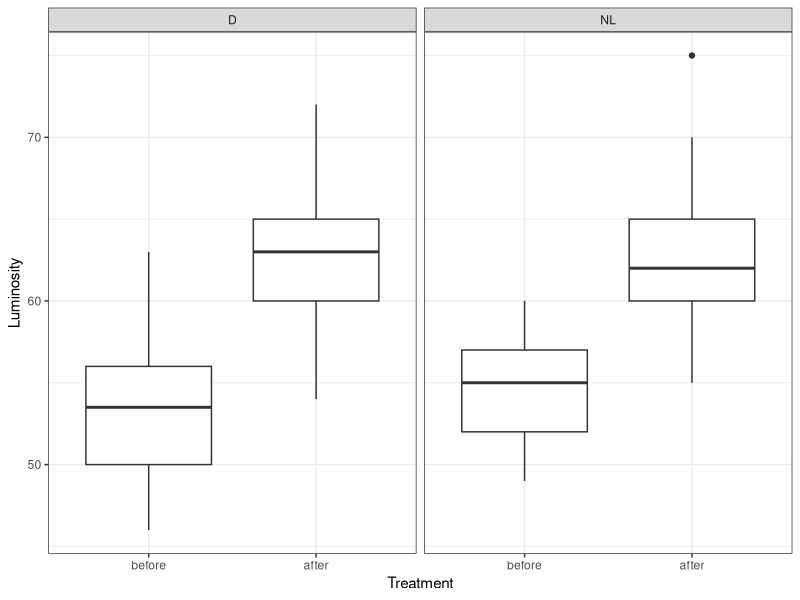
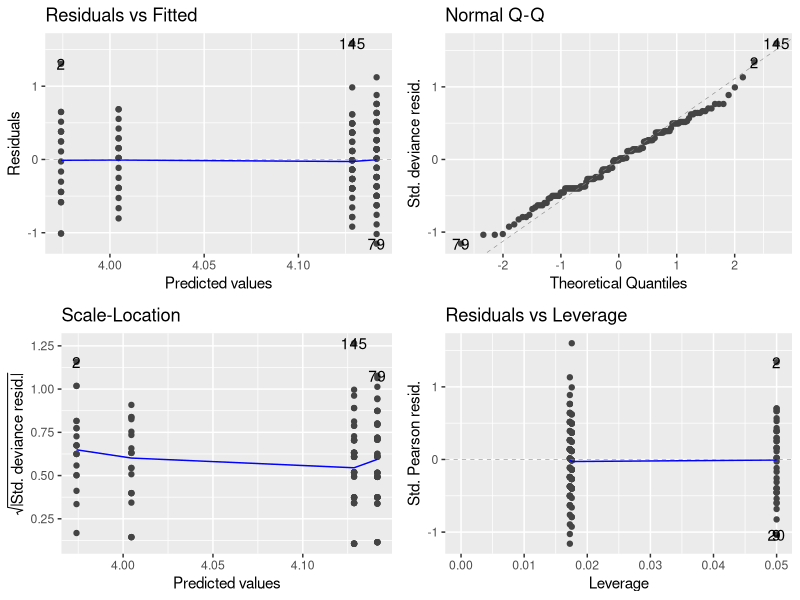
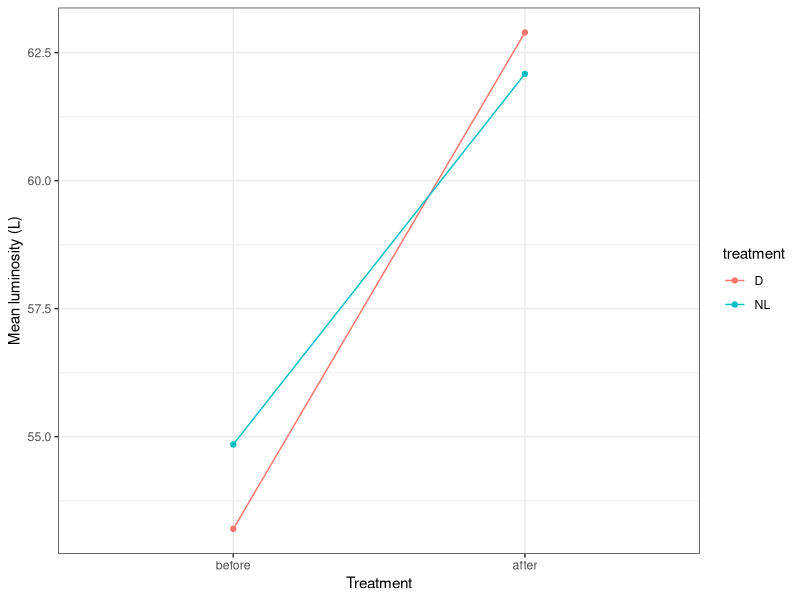
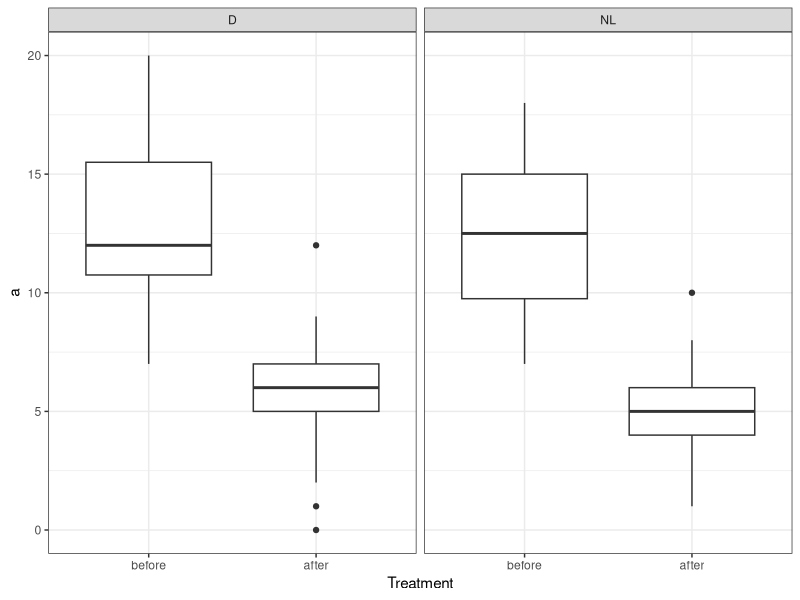
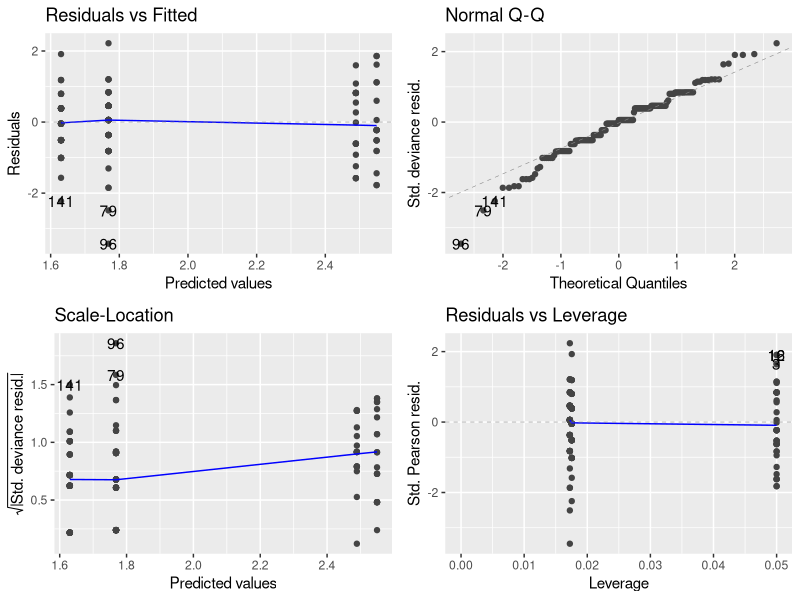
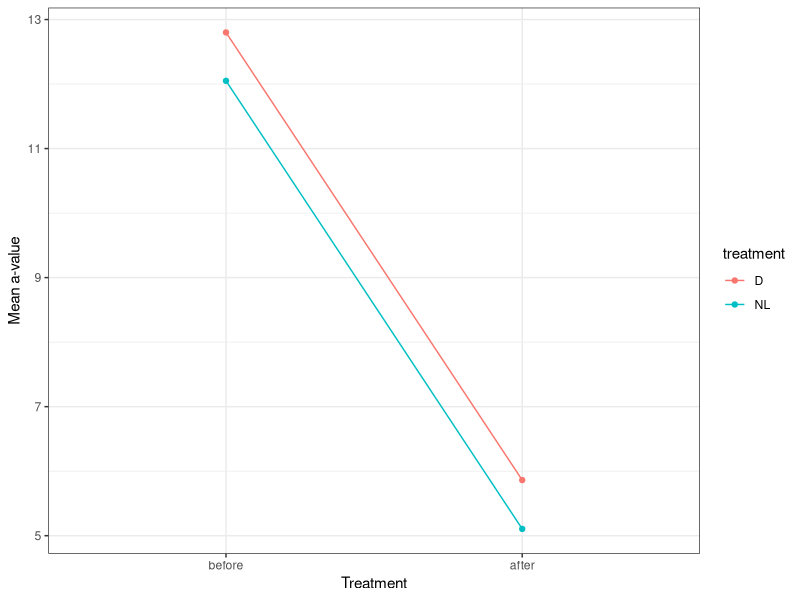
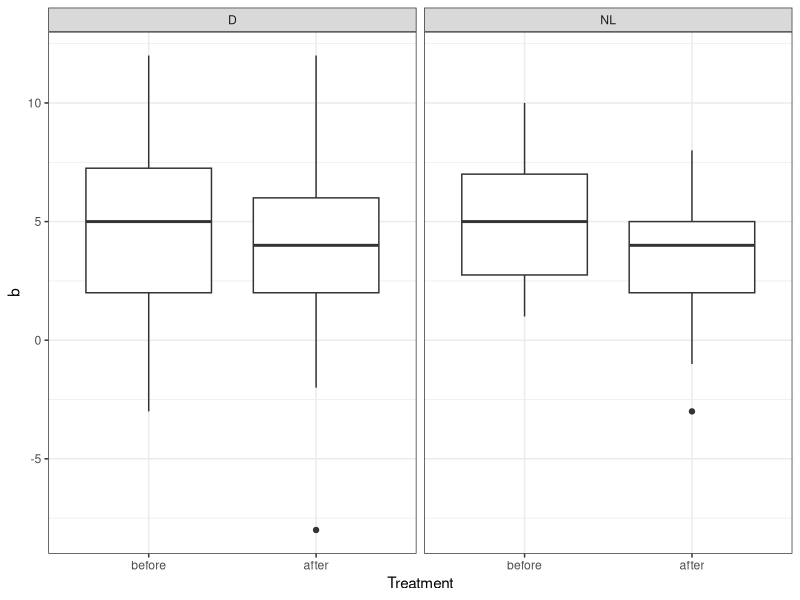
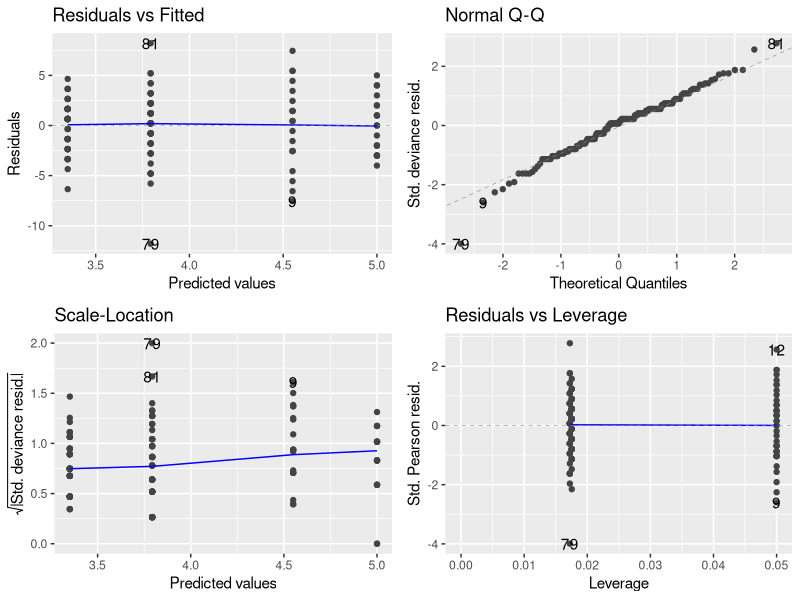

These figures' R source, in order:
## ---- chunk 1
rm(list=ls())
library(here)
library(tidyverse)
library(ggfortify)
## ---- chunk 2
DF <- read.csv(here("Data", "biostats_copepod_data.csv"))
## ---- chunk 3
DF$treatment <- as.factor(DF$treatment)
DF$before_after <- as.factor(DF$before_after)

levels(DF$treatment)
levels(DF$before_after)
## ---- chunk 4
ggplot(DF, aes(x = before_after, y = L)) +
geom_boxplot() +
xlab("Treatment") +
ylab("Luminosity") +
theme_bw() +
facet_wrap(~treatment) +
scale_x_discrete(limits = c("before", "after"))
## ---- chunk 5
t.test(L ~ before_after, data = DF)
## ---- chunk 6
model_L <- glm(L ~ treatment * before_after, data = DF, family = poisson)
## ---- chunk 7
autoplot(model_L, smooth.color = NA)
## ---- chunk 8
anova(model_L)
## ---- chunk 9
summary(model_L)
## ---- chunk 10
sumDF_L <- DF %>%
  group_by(treatment, before_after) %>%
  summarize(meanL = mean(L))
## ---- chunk 11
ggplot(sumDF_L, aes(before_after, meanL, color = treatment, group = treatment)) +
  geom_point() +
  geom_line() +
  theme_bw() +
  scale_x_discrete(limits = c("before", "after")) +
  xlab("Treatment") +
  ylab("Mean luminosity (L)")
## ---- chunk 12
ggplot(DF, aes(x = before_after, y = a)) +
geom_boxplot() +
xlab("Treatment") +
ylab("a") +
theme_bw() +
facet_wrap(~treatment)+
scale_x_discrete(limits = c("before", "after"))
## ---- chunk 13
model_a <- glm(a ~ treatment * before_after, data = DF, family = poisson)
## ---- chunk 14
autoplot(model_a, smooth.color = NA)
## ---- chunk 15
anova(model_a)
## ---- chunk 16
summary(model_a)
## ---- chunk 17
sumDF_a <- DF %>%
  group_by(treatment, before_after) %>%
  summarize(mean_a = mean(a))
## ---- chunk 18
ggplot(sumDF_a, aes(before_after, mean_a, color = treatment, group = treatment)) +
  geom_point() +
  geom_line() +
  theme_bw() +
  scale_x_discrete(limits = c("before", "after")) +
  xlab("Treatment") +
  ylab("Mean a-value")
## ---- chunk 19
ggplot(DF, aes(x = before_after, y = b)) +
geom_boxplot() +
xlab("Treatment") +
ylab("b") +
theme_bw() +
facet_wrap(~treatment)+
scale_x_discrete(limits = c("before", "after"))
## ---- chunk 20
model_b <- glm(b ~ treatment * before_after, data = DF, family = gaussian)
## ---- chunk 21
autoplot(model_b, smooth.color = NA)
## ---- chunk 22
anova(model_b)
## ---- chunk 23
summary(model_b)
## ---- chunk 24
sumDF_b <- DF %>%
  group_by(treatment, before_after) %>%
  summarize(mean_b = mean(b))
## ---- chunk 25
ggplot(sumDF_b, aes(before_after, mean_b, color = treatment, group = treatment)) +
  geom_point() +
  geom_line() +
  theme_bw() +
  scale_x_discrete(limits = c("before", "after")) +
  xlab("Treatment") +
  ylab("Mean b-value")
